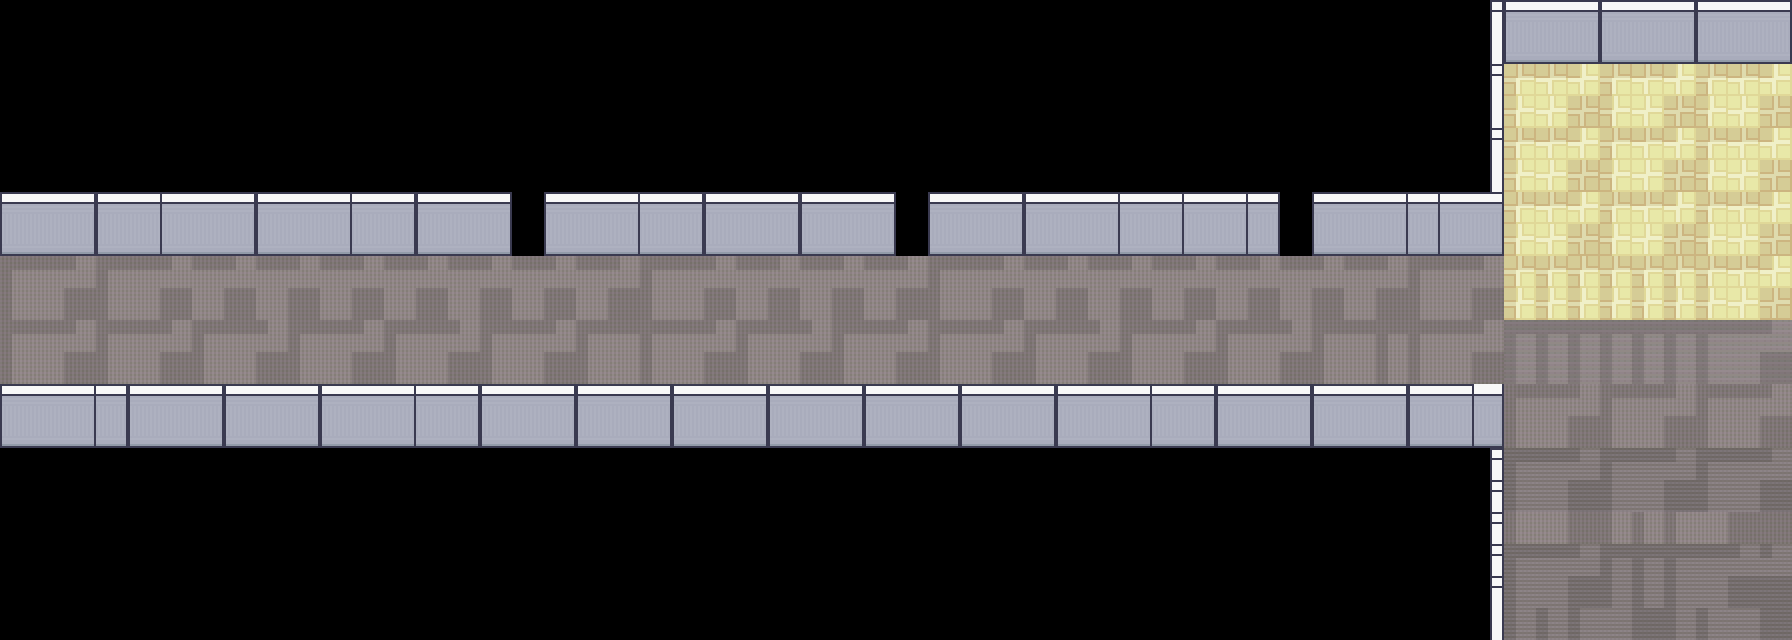

The image is a tile-based game level rendered from a .tmx file. Its description and complete source (layers, tilesets, objects, tile grids) follow:
An orthogonal 56x20 tile map with 32x32 px tiles, 2 tile layers (Tile Layer 1, Collisions), 2 tilesets and 8 objects.

<map version="1.10" tiledversion="1.11.2" orientation="orthogonal" renderorder="right-down" width="56" height="20" tilewidth="32" tileheight="32" infinite="0" nextlayerid="6" nextobjectid="28">
 <tileset firstgid="1" source="Room_Builder_free_32x32.tsx" />
 <tileset firstgid="392" source="Interiors_free_32x32.tsx" />
 <layer id="1" name="Tile Layer 1" width="56" height="20">
  <properties>
   <property name="collidable" type="bool" value="false" />
  </properties>
  <data encoding="csv">
0,0,0,0,0,0,0,0,0,0,0,0,0,0,0,0,0,0,0,0,0,0,0,0,0,0,0,0,0,0,0,0,0,0,0,0,0,0,0,0,0,0,0,0,0,0,0,0,0,0,0,0,0,0,0,0,
0,0,0,0,0,0,0,0,0,0,0,0,0,0,0,0,0,0,0,0,0,0,0,0,0,0,0,0,0,0,0,0,0,0,0,0,0,0,0,0,0,0,0,0,0,0,0,0,0,0,0,0,0,0,0,0,
0,0,0,0,0,0,0,0,0,0,0,0,0,0,0,0,0,0,0,0,0,0,0,0,0,0,0,0,0,0,0,0,0,0,0,0,0,0,0,0,0,0,0,0,0,0,0,131,132,133,131,132,133,131,132,133,
0,0,0,0,0,0,0,0,0,0,0,0,0,0,0,0,0,0,0,0,0,0,0,0,0,0,0,0,0,0,0,0,0,0,0,0,0,0,0,0,0,0,0,0,0,0,0,148,149,150,148,149,150,148,149,150,
0,0,0,0,0,0,0,0,0,0,0,0,0,0,0,0,0,0,0,0,0,0,0,0,0,0,0,0,0,0,0,0,0,0,0,0,0,0,0,0,0,0,0,0,0,0,0,131,132,133,131,132,133,131,132,133,
0,0,0,0,0,0,0,0,0,0,0,0,0,0,0,0,0,0,0,0,0,0,0,0,0,0,0,0,0,0,0,0,0,0,0,0,0,0,0,0,0,0,0,0,0,0,0,148,149,150,148,149,150,148,149,150,
0,0,0,0,0,0,0,0,0,0,0,0,0,0,0,0,0,0,0,0,0,0,0,0,0,0,0,0,0,0,0,0,0,0,0,0,0,0,0,0,0,0,0,0,0,0,0,131,132,133,131,132,133,131,132,133,
0,0,0,0,0,0,0,0,0,0,0,0,0,0,0,0,0,0,0,0,0,0,0,0,0,0,0,0,0,0,0,0,0,0,0,0,0,0,0,0,0,0,0,0,0,0,0,148,149,150,148,149,150,148,149,150,
168,169,170,168,169,170,169,170,169,170,169,170,169,170,169,170,169,170,169,170,168,169,170,169,170,169,170,169,170,168,169,170,169,170,169,170,169,170,169,170,169,170,169,170,168,169,170,131,131,131,131,131,131,131,132,133,
185,186,187,185,186,187,186,187,186,187,186,187,186,187,186,187,186,187,186,187,185,186,187,186,187,186,187,186,187,185,186,187,186,187,186,187,186,187,186,187,186,187,186,187,185,186,187,148,148,148,148,148,148,148,149,150,
168,169,170,168,169,170,168,169,170,168,169,170,168,169,170,168,169,170,168,169,168,169,170,168,169,170,168,169,170,168,169,170,168,169,170,168,169,170,168,169,170,168,169,168,168,169,170,134,134,134,134,134,134,134,135,136,
185,186,187,185,186,187,185,186,187,185,186,187,185,186,187,185,186,187,185,186,185,186,187,185,186,187,185,186,187,185,186,187,185,186,187,185,186,187,185,186,187,185,186,185,185,186,187,151,151,151,151,151,151,151,152,153,
0,0,0,0,0,0,0,0,0,0,0,0,0,0,0,0,0,0,0,0,0,0,0,0,0,0,0,0,0,0,0,0,0,0,0,0,0,0,0,0,0,0,0,0,0,0,0,168,169,170,168,169,170,168,169,170,
0,0,0,0,0,0,0,0,0,0,0,0,0,0,0,0,0,0,0,0,0,0,0,0,0,0,0,0,0,0,0,0,0,0,0,0,0,0,0,0,0,0,0,0,0,0,0,185,186,187,185,186,187,185,186,187,
0,0,0,0,0,0,0,0,0,0,0,0,0,0,0,0,0,0,0,0,0,0,0,0,0,0,0,0,0,0,0,0,0,0,0,0,0,0,0,0,0,0,0,0,0,0,0,202,203,204,202,203,204,202,203,204,
0,0,0,0,0,0,0,0,0,0,0,0,0,0,0,0,0,0,0,0,0,0,0,0,0,0,0,0,0,0,0,0,0,0,0,0,0,0,0,0,0,0,0,0,0,0,0,219,220,221,219,220,221,219,220,221,
0,0,0,0,0,0,0,0,0,0,0,0,0,0,0,0,0,0,0,0,0,0,0,0,0,0,0,0,0,0,0,0,0,0,0,0,0,0,0,0,0,0,0,0,0,0,0,185,186,187,185,185,185,186,187,187,
0,0,0,0,0,0,0,0,0,0,0,0,0,0,0,0,0,0,0,0,0,0,0,0,0,0,0,0,0,0,0,0,0,0,0,0,0,0,0,0,0,0,0,0,0,0,0,202,203,204,202,202,202,203,204,204,
0,0,0,0,0,0,0,0,0,0,0,0,0,0,0,0,0,0,0,0,0,0,0,0,0,0,0,0,0,0,0,0,0,0,0,0,0,0,0,0,0,0,0,0,0,0,0,219,220,221,219,219,219,220,221,221,
0,0,0,0,0,0,0,0,0,0,0,0,0,0,0,0,0,0,0,0,0,0,0,0,0,0,0,0,0,0,0,0,0,0,0,0,0,0,0,0,0,0,0,0,0,0,0,219,219,219,220,221,219,219,220,221
</data>
 </layer>
 <layer id="5" name="Collisions" width="56" height="20">
  <properties>
   <property name="collidable" type="bool" value="false" />
  </properties>
  <data encoding="csv">
0,0,0,0,0,0,0,0,0,0,0,0,0,0,0,0,0,0,0,0,0,0,0,0,0,0,0,0,0,0,0,0,0,0,0,0,0,0,0,0,0,0,0,0,0,0,29,290,291,292,290,291,292,290,291,292,
0,0,0,0,0,0,0,0,0,0,0,0,0,0,0,0,0,0,0,0,0,0,0,0,0,0,0,0,0,0,0,0,0,0,0,0,0,0,0,0,0,0,0,0,0,0,46,307,308,309,307,308,309,307,308,309,
0,0,0,0,0,0,0,0,0,0,0,0,0,0,0,0,0,0,0,0,0,0,0,0,0,0,0,0,0,0,0,0,0,0,0,0,0,0,0,0,0,0,0,0,0,0,29,0,0,0,0,0,0,0,0,0,
0,0,0,0,0,0,0,0,0,0,0,0,0,0,0,0,0,0,0,0,0,0,0,0,0,0,0,0,0,0,0,0,0,0,0,0,0,0,0,0,0,0,0,0,0,0,46,0,0,0,0,0,0,0,0,0,
0,0,0,0,0,0,0,0,0,0,0,0,0,0,0,0,0,0,0,0,0,0,0,0,0,0,0,0,0,0,0,0,0,0,0,0,0,0,0,0,0,0,0,0,0,0,29,0,0,0,0,0,0,0,0,0,
0,0,0,0,0,0,0,0,0,0,0,0,0,0,0,0,0,0,0,0,0,0,0,0,0,0,0,0,0,0,0,0,0,0,0,0,0,0,0,0,0,0,0,0,0,0,46,0,0,0,0,0,0,0,0,0,
290,291,292,290,291,290,291,292,290,291,292,291,292,290,291,292,0,290,291,292,291,292,290,291,292,290,291,292,0,290,291,292,290,291,292,291,292,291,292,292,0,290,291,292,292,291,292,0,0,0,0,0,0,0,0,0,
307,308,309,307,308,307,308,309,307,308,309,308,309,307,308,309,0,307,308,309,308,309,307,308,309,307,308,309,0,307,308,309,307,308,309,308,309,308,309,309,0,307,308,309,309,308,309,0,0,0,0,0,0,0,0,0,
0,0,0,0,0,0,0,0,0,0,0,0,0,0,0,0,0,0,0,0,0,0,0,0,0,0,0,0,0,0,0,0,0,0,0,0,0,0,0,0,0,0,0,0,0,0,0,0,0,0,0,0,0,0,0,0,
0,0,0,0,0,0,0,0,0,0,0,0,0,0,0,0,0,0,0,0,0,0,0,0,0,0,0,0,0,0,0,0,0,0,0,0,0,0,0,0,0,0,0,0,0,0,0,0,0,0,0,0,0,0,0,0,
0,0,0,0,0,0,0,0,0,0,0,0,0,0,0,0,0,0,0,0,0,0,0,0,0,0,0,0,0,0,0,0,0,0,0,0,0,0,0,0,0,0,0,0,0,0,0,0,0,0,0,0,0,0,0,0,
0,0,0,0,0,0,0,0,0,0,0,0,0,0,0,0,0,0,0,0,0,0,0,0,0,0,0,0,0,0,0,0,0,0,0,0,0,0,0,0,0,0,0,0,0,0,0,0,0,0,0,0,0,0,0,0,
290,291,292,292,290,291,292,290,291,292,290,291,292,291,292,290,291,292,290,291,292,290,291,292,290,291,292,290,291,292,290,291,292,290,291,292,291,292,290,291,292,290,291,292,290,291,293,0,0,0,0,0,0,0,0,0,
307,308,309,309,307,308,309,307,308,309,307,308,309,308,309,307,308,309,307,308,309,307,308,309,307,308,309,307,308,309,307,308,309,307,308,309,308,309,307,308,309,307,308,309,307,308,310,0,0,0,0,0,0,0,0,0,
0,0,0,0,0,0,0,0,0,0,0,0,0,0,0,0,0,0,0,0,0,0,0,0,0,0,0,0,0,0,0,0,0,0,0,0,0,0,0,0,0,0,0,0,0,0,29,0,0,0,0,0,0,0,0,0,
0,0,0,0,0,0,0,0,0,0,0,0,0,0,0,0,0,0,0,0,0,0,0,0,0,0,0,0,0,0,0,0,0,0,0,0,0,0,0,0,0,0,0,0,0,0,29,0,0,0,0,0,0,0,0,0,
0,0,0,0,0,0,0,0,0,0,0,0,0,0,0,0,0,0,0,0,0,0,0,0,0,0,0,0,0,0,0,0,0,0,0,0,0,0,0,0,0,0,0,0,0,0,29,0,0,0,0,0,0,0,0,0,
0,0,0,0,0,0,0,0,0,0,0,0,0,0,0,0,0,0,0,0,0,0,0,0,0,0,0,0,0,0,0,0,0,0,0,0,0,0,0,0,0,0,0,0,0,0,29,0,0,0,0,0,0,0,0,0,
0,0,0,0,0,0,0,0,0,0,0,0,0,0,0,0,0,0,0,0,0,0,0,0,0,0,0,0,0,0,0,0,0,0,0,0,0,0,0,0,0,0,0,0,0,0,29,0,0,0,0,0,0,0,0,0,
0,0,0,0,0,0,0,0,0,0,0,0,0,0,0,0,0,0,0,0,0,0,0,0,0,0,0,0,0,0,0,0,0,0,0,0,0,0,0,0,0,0,0,0,0,0,46,0,0,0,0,0,0,0,0,0
</data>
 </layer>
 <objectgroup id="2" name="Object Layer 1" visible="0" />
 <objectgroup id="3" name="Object Layer 2" visible="0" offsetx="-3.1748" offsety="6.98457">
  <object id="19" gid="527" x="1283.13" y="199.272" width="32" height="32" />
  <object id="20" gid="2147484191" x="1281.86" y="232.29" width="32" height="32" />
  <object id="21" gid="3221226015" x="1282.5" y="217.686" width="32" height="32" />
  <object id="22" gid="2147484191" x="1283.13" y="245.624" width="32" height="32" />
  <object id="23" gid="2147484191" x="898.979" y="244.989" width="32" height="32" />
  <object id="24" gid="3221226015" x="897.709" y="216.416" width="32" height="32" />
  <object id="25" gid="3221226015" x="513.557" y="218.321" width="32" height="32" />
  <object id="26" gid="2147484191" x="514.192" y="249.434" width="32" height="32" />
 </objectgroup>
</map>
